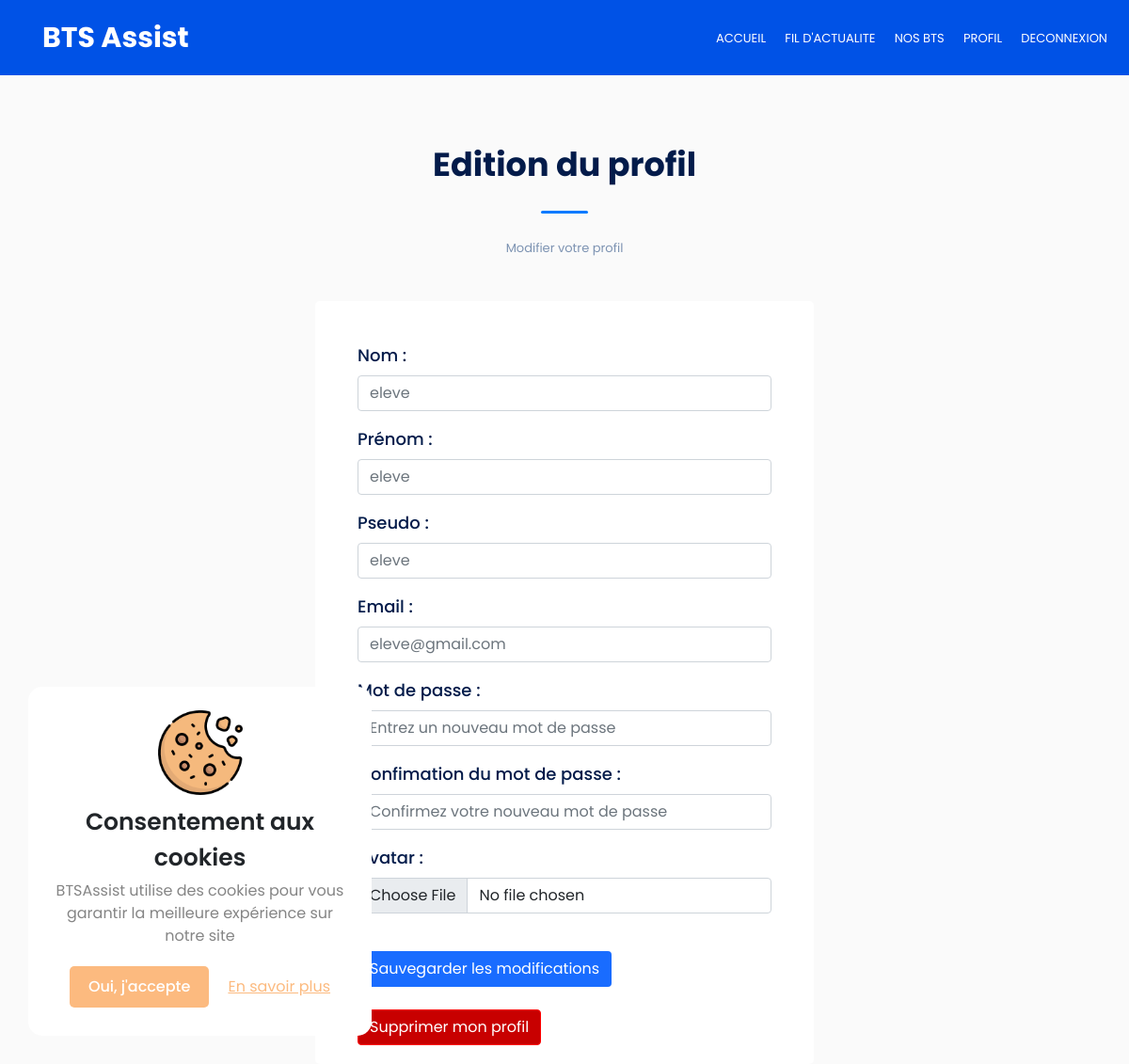
The app's page /Pages/EditProfil.php (signed in) with its own data.
### tables this page shows
CREATE TABLE IF NOT EXISTS `utilisateurs` (
  `id_utilisateur` int(11) NOT NULL AUTO_INCREMENT,
  `nom` varchar(255) NOT NULL,
  `prenom` varchar(255) NOT NULL,
  `pseudo` varchar(255) NOT NULL,
  `email` varchar(255) NOT NULL,
  `mdp` varchar(255) NOT NULL,
  `avatar` varchar(255) DEFAULT NULL,
  `id_role` int(11) NOT NULL DEFAULT '1',
  `mention_legale` tinyint(1) NOT NULL,
  `date_creation` datetime NOT NULL,
  `token` varchar(60) DEFAULT NULL,
  PRIMARY KEY (`id_utilisateur`)
);

### Modeles/Modele.php (called while the page is built, shortened)
<?php
class Modele {
    protected function getBdd(){
        return new PDO('mysql:host=localhost;dbname=btsassist;charset=UTF8', 'root', '', array(PDO::ATTR_ERRMODE => PDO::ERRMODE_EXCEPTION));
    }
}
require_once "../Modeles/Utilisateur.php";

### Modeles/Utilisateur.php (called while the page is built, shortened)
<?php
class Utilisateur extends Modele {
    private $nom;
    private $prenom;
    private $pseudo;
    private $email;
    public function __construct($idUtilisateur = null) {
        if($idUtilisateur !== null) {
            $requete = $this->getBdd()->prepare("SELECT * FROM utilisateurs WHERE id_utilisateur = ?");
            $requete->execute([$idUtilisateur]);
            $infoUtilisateur = $requete->fetch(PDO::FETCH_ASSOC);
            $this->nom = $infoUtilisateur["nom"];
            $this->prenom = $infoUtilisateur["prenom"];
            $this->pseudo = $infoUtilisateur["pseudo"];
            $this->email = $infoUtilisateur["email"];
        }
    }
    public function getNom() {
        return $this->nom;
    }
    public function getPrenom() {
        return $this->prenom;
    }
    public function getPseudo() {
        return $this->pseudo;
    }
    public function getEmail() {
        return $this->email;
    }
}

### Pages/EditProfil.php (the view, shortened to what this page needs)
<?php require_once "Entete.php";
?><pre><?php
$Utilisateur = new Utilisateur($_SESSION["id_utilisateur"]);
?></pre>
<section class="section section-bg larger-padding-top">
    <div class="section-header">
        <h2 class="titreAcceuil">Edition du profil</h2>
        <span class="section-separator"></span>
        <p class="titreAcceuil">Modifier votre profil</p>
    </div>
<div class="container container-small">
    <form class="mt-4" method="POST" action="../Traitements/EditProfil.php" enctype="multipart/form-data">
        <div class="mb-3">
            <label class="form-label">Nom :</label>
            <input type="text" class="form-control" name="nom" placeholder="<?=$Utilisateur->getNom()?>">
        </div>
        <div class="mb-3">
            <label class="form-label">Prénom :</label>
            <input type="text" class="form-control" name="prenom" placeholder="<?=$Utilisateur->getPrenom()?>">
        </div>
        <div class="mb-3">
            <label class="form-label">Pseudo :</label>
            <input type="text" class="form-control" name="pseudo" placeholder="<?=$Utilisateur->getPseudo()?>">
        </div>
        <div class="mb-3">
            <label class="form-label">Email :</label>
            <input type="email" class="form-control" name="email" placeholder="<?=$Utilisateur->getEmail()?>">
        </div>
        <div class="mb-3">
            <label class="form-label">Mot de passe :</label>
            <input type="password" class="form-control" name="mdp" placeholder="Entrez un nouveau mot de passe">
        </div>
        <div class="mb-3">
            <label class="form-label">Confimation du mot de passe :</label>
            <input type="password" class="form-control" name="mdpConfirm" placeholder="Confirmez votre nouveau mot de passe">
        </div>
        <div class="mb-3">
            <label class="form-label">Avatar :</label>
            <input type="file" class="form-control" name="avatar">
        </div>
        <div class="test">
            <button class="btn div-btn-base mt-4" type="submit" name="save">Sauvegarder les modifications</button>
            <a href="../Pages/Supprimer.php?id=<?=$_SESSION['id_utilisateur']?>" class="btn button-deco mt-4" type="submit" name="supprimer">Supprimer mon profil</a>
        </div>
    </form>
</div>
</section>
<?php require_once "Pied.php"?>

### css/style.css (style rules this page uses)
* { padding: 0; margin: 0; box-sizing: border-box; }
body { font-family: "Poppins", sans-serif; }
.section-header { text-align: center; padding: 30px 0; }
.section-header h2 { color: #031b4a; font-size: 35px; font-weight: bold; }
.section-header p { color: #7d93b2; font-size: 13px; }
.section-separator { content: ""; height: 3px; width: 50px; border-radius: 3px; background-color: #007aff; display: inline-block; margin: 20px 0; }
.section { width: 100%; margin: auto; padding-top: 30px; }
.larger-padding-top { padding-top: 100px; }
.button-deco { background-color: rgb(200, 0, 0); border-color: red; color: white; }
.titreAcceuil { animation-duration: 1.5s; animation-name: slidein; }
.div-btn-base { background-color: #196cff; color: #fff; }
.section-bg { background-color: #fafafa; min-height: 100vh; }
label.form-label { color: #031b4a; font-size: 18px; font-weight: 500; }
.container-small { max-width: 530px; padding: 20px 45px; background-color: #fff; border-radius: 5px; }

### records on screen
utilisateurs: nom "eleve", prenom "eleve", pseudo "eleve", email "eleve@gmail.com"
